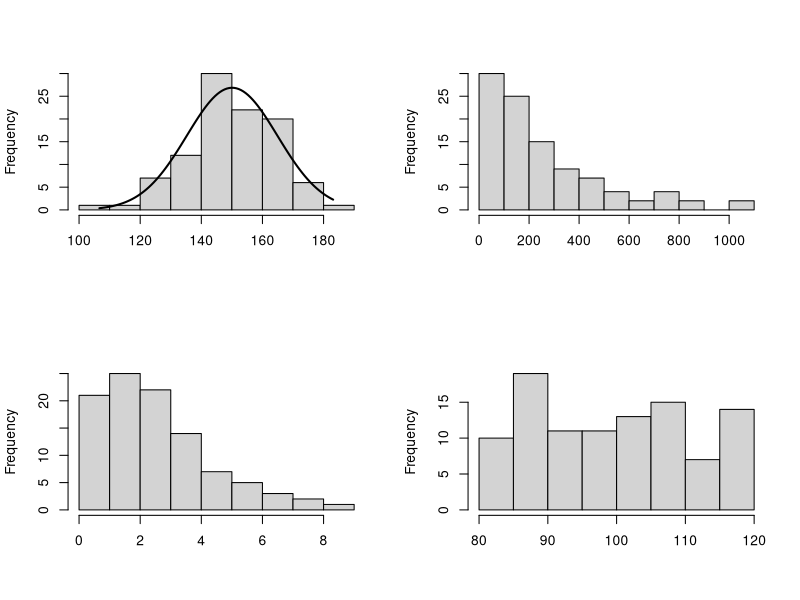
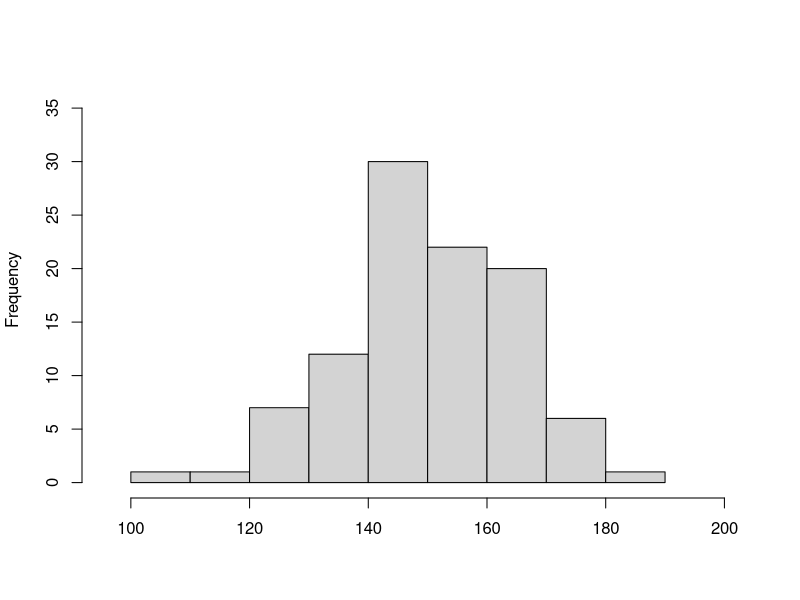
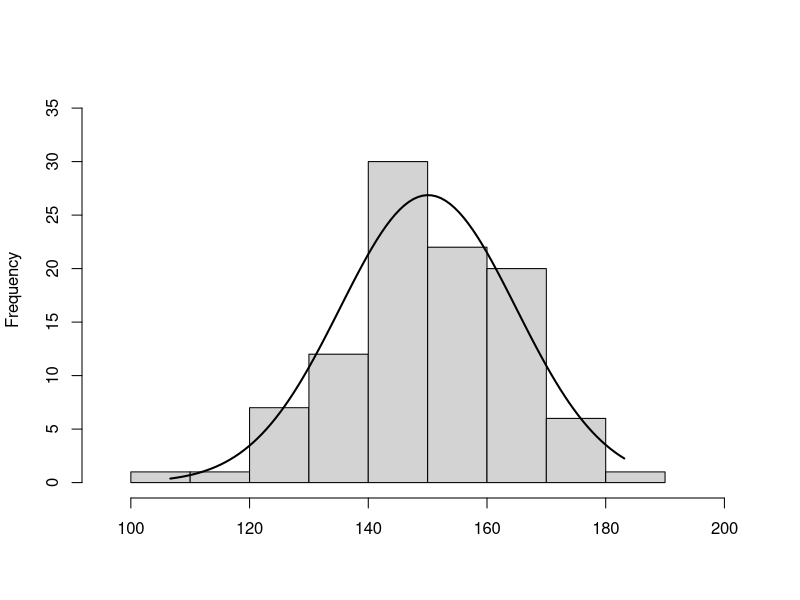
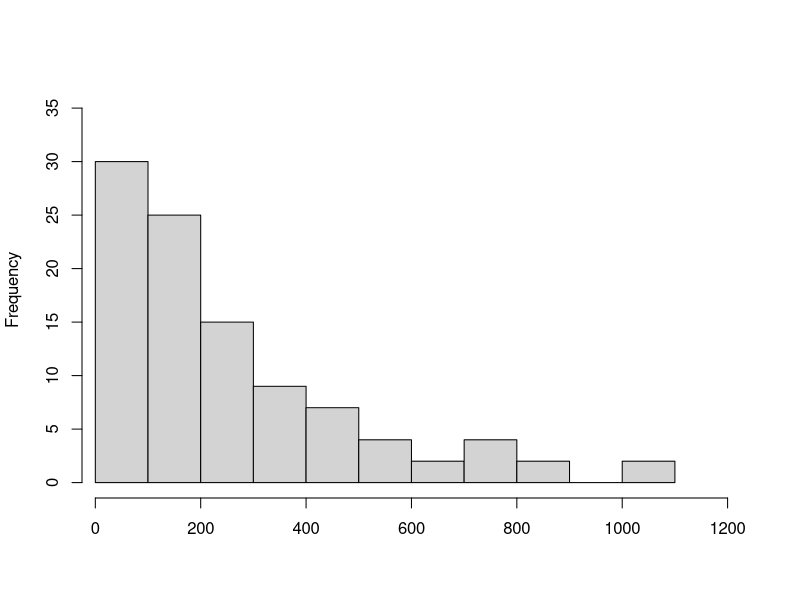
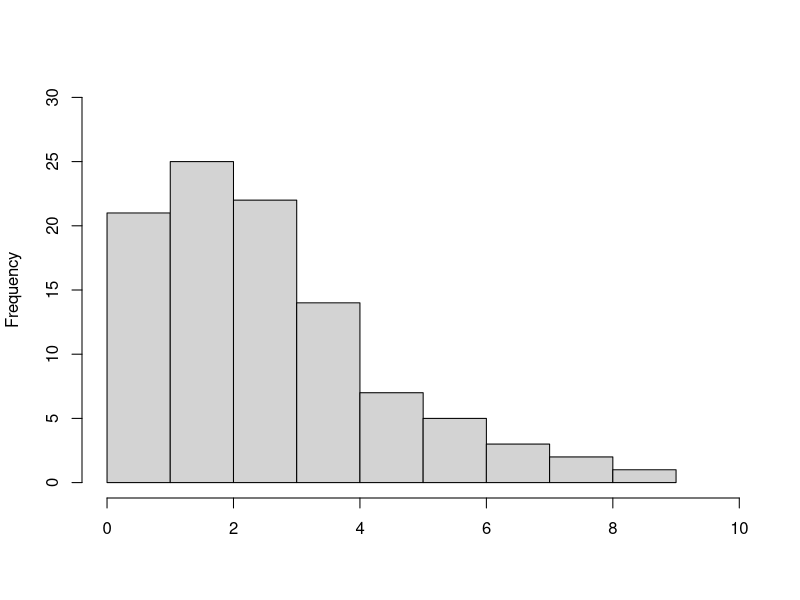
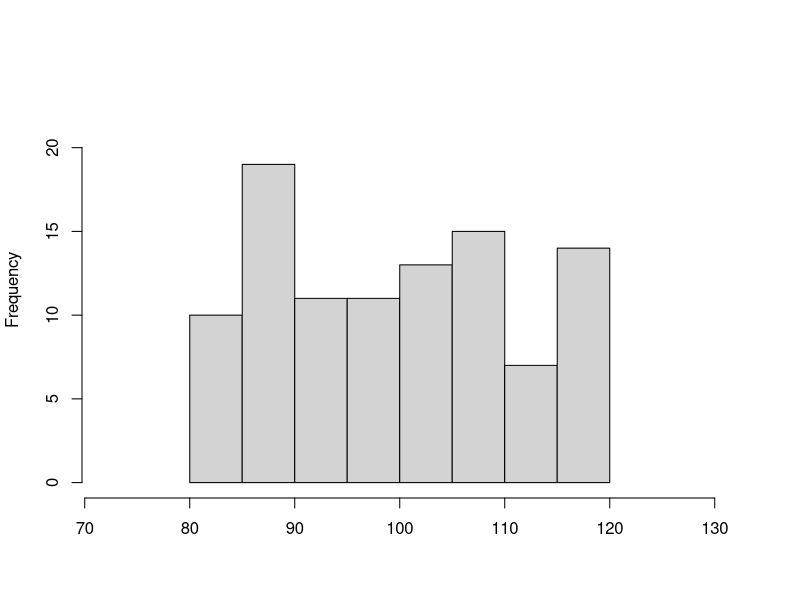

Generate these figures, in order, with R:
# setup -------------------------------------------------------------------
set.seed(20) # exemplo reprodutível
par(mfrow = c(2,2))

# Normal ------------------------------------------------------------------

# testar até achar uma vistualização didaticamente adequada
h <- hist(la <- rnorm(100, 150, 15), main = "", xlab = "")

# h <- hist(la, main = "")
xfit <- seq(min(la), max(la),length.out = 100)
yfit <- dnorm(xfit, mean = mean(la), sd = sd(la))
yfit <- yfit * diff(h$mids[1:2]) * length(la)
lines(xfit, yfit, col = "black", lwd = 2)

png("Aulas/Cap4/normal1.png")
plot(h, xlim = range(la)*c(.9,1.1), main = "", xlab = "", ylim = c(0, round(max(h$counts)*1.2)))
dev.off()

png("Aulas/Cap4/normal2.png")
plot(h, xlim = range(la)*c(.9,1.1), main = "", xlab = "", ylim = c(0, round(max(h$counts)*1.2)))
lines(xfit, yfit, col = "black", lwd = 2)
dev.off()


# log-normal --------------------------------------------------------------

h <- hist(la <- rlnorm(100, 5), main = "", xlab = "")

png("Aulas/Cap4/lognormal.png")
plot(h, xlim = range(la)*c(.9,1.2), main = "", xlab = "", ylim = c(0, round(max(h$counts)*1.2)))
dev.off()


# poisson -----------------------------------------------------------------

h <- hist(la <- rpois(100, 3), main = "", xlab = "")

png("Aulas/Cap4/poisson.png")
plot(h, xlim = range(la)*c(.9,1.1), main = "", xlab = "", ylim = c(0, round(max(h$counts)*1.2)))
dev.off()


# uniforme ----------------------------------------------------------------

h <- hist(la <- runif(100, 80, 120), main = "", xlab = "")

png("Aulas/Cap4/uniforme.png")
plot(h, xlim = range(la)*c(.9,1.1), main = "", xlab = "", ylim = c(0, round(max(h$counts)*1.2)))
dev.off()
